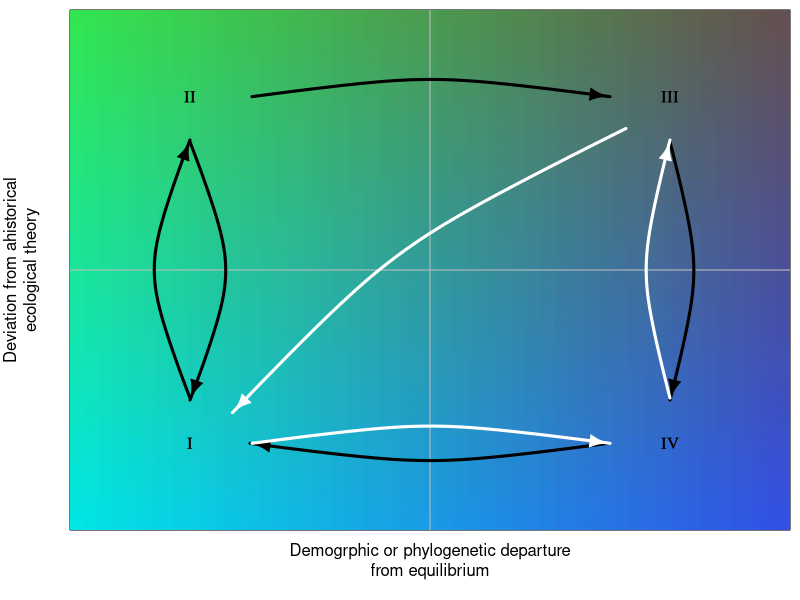
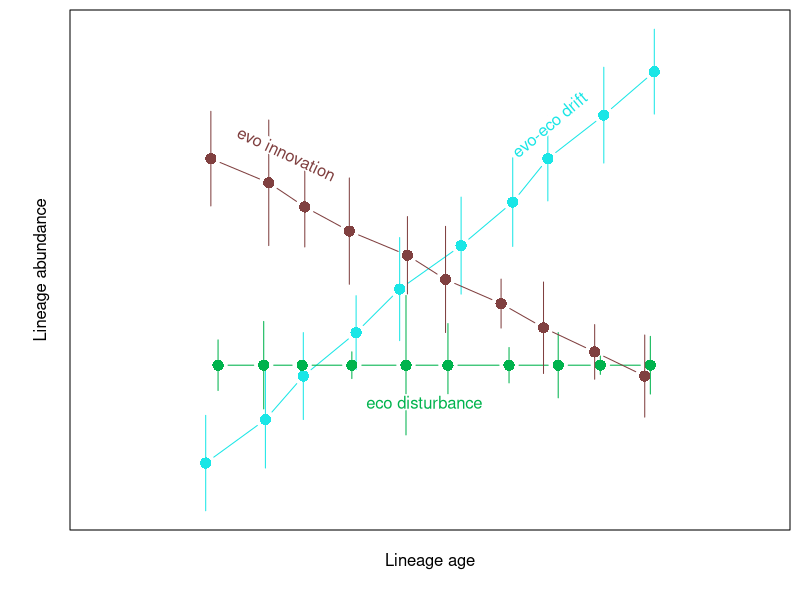

These charts were generated, in order, by the following R code:
library(igraph)

## figure showing cycles of equilibrium and non-equilibrium

ncol <- 50
mm <- c(-1.5, 1.5)

zcol <- expand.grid(seq(0, 1, length.out = ncol), seq(0, 1, length.out = ncol))
zgrid <- expand.grid(seq(mm[1], mm[2], length.out = ncol), 
                     seq(mm[1], mm[2], length.out = ncol))
colz <- rgb(0.4*(rowSums(zcol)/2), 0.3+0.6*(1 - zcol[, 1]), 0.3+0.6*(1 - zcol[, 2]))

ecoCycle <- make_graph(c(1, 2, 2, 1, 2, 3, 3, 4, 4, 1), directed = TRUE)
evoCycle <- make_graph(c(1, 4, 4, 3, 3, 1), directed = TRUE)

pdf('ms/overleaf/fig_cycles.pdf', width = 4, height = 4)

par(mar = c(3, 3, 0, 0) + 0.5, mgp = c(1.5, 0, 0), xpd = FALSE)
plot(1, type = 'n', xlim = mm, ylim = mm, 
     xaxs = 'i', yaxs = 'i', axes = FALSE, frame.plot = TRUE,
     xlab = 'Demogrphic or phylogenetic departure\nfrom equilibrium', 
     ylab = 'Deviation from ahistorical\necological theory')

rect(xleft = zgrid[, 1], 
     xright = zgrid[, 1] + diff(par('usr')[1:2])/(ncol-1), 
     ybottom = zgrid[, 2], 
     ytop = zgrid[, 2] + diff(par('usr')[3:4])/(ncol-1), 
     col = colz, border = colz)

abline(h = mean(mm),v = mean(mm), col = 'gray')

plot(ecoCycle, 
     layout = matrix(c(1, 1, 1, 2, 2, 2, 2, 1), ncol = 2, byrow = TRUE), 
     vertex.size = 50, vertex.color = 'transparent', vertex.frame.color = 'transparent', 
     vertex.label = c('I', 'II', 'III', 'IV'), vertex.label.color = 'black', 
     edge.curved = c(0.3, 0.3, rep(0.2, 3)), edge.color = 'black', edge.width = 3,
     add = TRUE)

plot(evoCycle, 
     layout = matrix(c(1, 1, 1, 2, 2, 2, 2, 1), ncol = 2, byrow = TRUE), 
     vertex.size = 50, vertex.color = 'transparent', vertex.frame.color = 'transparent', 
     vertex.label = c('I', 'II', 'III', 'IV'), vertex.label.color = 'black', 
     edge.curved = c(0.2, 0.2, -0.2), edge.color = 'white', edge.width = 3,
     add = TRUE)

dev.off()


## figure showing age abundance relationship

pdf('ms/overleaf/fig_age-abund.pdf', width = 4, height = 4)

nlineage <- 10
y1 <- seq(1, 10, length.out = nlineage)
y2 <- rep(3.25, nlineage)
y3 <- seq(8, 3, length.out = nlineage)

y1sd <- abs(rnorm(nlineage, qpois(0.35, y1) - y1, sd = 0.1))
y2sd <- abs(rnorm(nlineage, 0))
y3sd <- abs(rnorm(nlineage, qpois(0.35, y3) - y3, sd = 0.1))

x <- seq(1, max(y1 + y1sd), length.out = nlineage)

col1 <- rgb(0.1, 0.9, 0.9)
col2 <- rgb(0, 0.7, 0.3)
col3 <- rgb(0.5, 0.25, 0.25)

par(mar = c(3, 3, 0, 0) + 0.5, mgp = c(1, 0.75, 0), xpd = FALSE)
with(data.frame(x = jitter(x)), 
     plot(x, y1, type = 'b', col = col1, pch = 16, 
          xlab = 'Lineage age', ylab = 'Lineage abundance', 
          axes = FALSE, frame.plot = TRUE, cex = 1.5, asp = 1, 
          ylim = range(y1 - y1sd, y1 + y1sd), 
          panel.first = {
              segments(x0 = x, y0 = y1-y1sd, y1 = y1+y1sd, col = col1)
          }))

with(data.frame(x = jitter(x)), {
    segments(x0 = x, y0 = y2-y2sd, y1 = y2+y2sd, col = col2)
    points(x, y2, col = col2, type = 'b', pch = 16, cex = 1.5)
})

with(data.frame(x = jitter(x)), {
    segments(x0 = x, y0 = y3-y3sd, y1 = y3+y3sd, col = col3)
    points(x, seq(8, 3, length.out = 10), col = col3, 
           type = 'b', pch = 16, cex = 1.5)
})

polygon(x = 8 + c(0, cos(pi*40/180) * strwidth('evo-eco drift'), 
                  cos(pi*40/180) * strwidth('evo-eco drift') + cos(pi*120/180) * 
                      strheight('evo-eco drift'), 
                  cos(pi*120/180) * strheight('evo-eco drift')), 
        y = 8 + c(0, sin(pi*40/180) * strwidth('evo-eco drift'), 
                  sin(pi*40/180) * strwidth('evo-eco drift') + sin(pi*120/180) * 
                      strheight('evo-eco drift'), 
                  sin(pi*120/180) * strheight('evo-eco drift')), 
        col = 'white', border = 'white', lwd = 3)

text('evo-eco drift', x = 8, y = 8, srt = 40, col = rgb(0.1, 0.9, 0.9), adj = c(0, 0))

rect(xleft = 4.5, xright = 4.5 + strwidth('eco disturbance'), 
     ybottom = 2.25, ytop = 2.25 + strheight('eco disturbance'), 
     col = 'white', border = 'white', lwd = 3)
text('eco disturbance', x = 4.5, y = 2.25, adj = c(0, 0), col = rgb(0, 0.7, 0.3))

polygon(x = 1.5 + c(0, cos(-pi*25/180) * strwidth('evo innovation'), 
                    cos(-pi*25/180) * strwidth('evo innovation') + cos(pi*65/180) * 
                        strheight('evo innovation'), 
                    cos(pi*65/180) * strheight('evo innovation')), 
        y = 8.5 + c(0, sin(-pi*25/180) * strwidth('evo innovation'), 
                    sin(-pi*25/180) * strwidth('evo innovation') + sin(pi*65/180) * 
                        strheight('evo innovation'), 
                    sin(pi*65/180) * strheight('evo innovation')), 
        col = 'white', border = 'white', lwd = 3)
text('evo innovation', x = 1.5, y = 8.5, adj = c(0, 0), col = rgb(0.5, 0.25, 0.25), 
     srt = -25)

dev.off()
